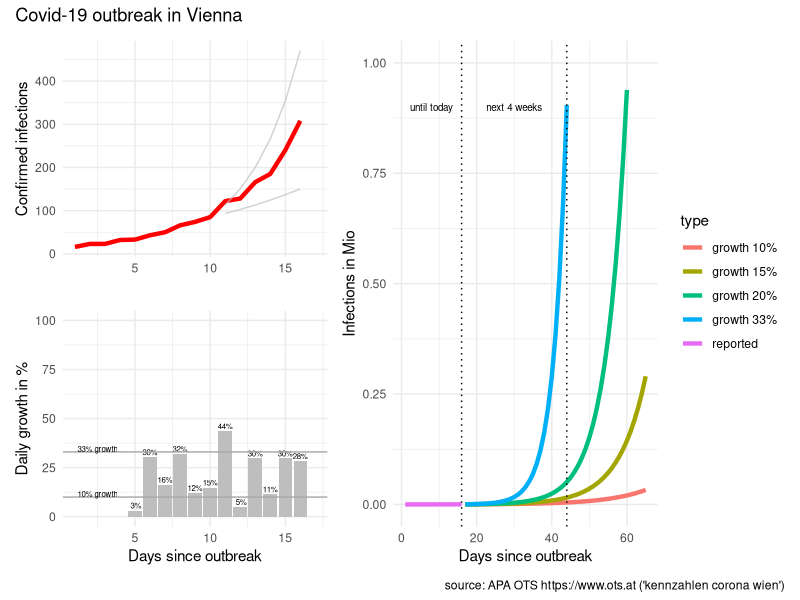
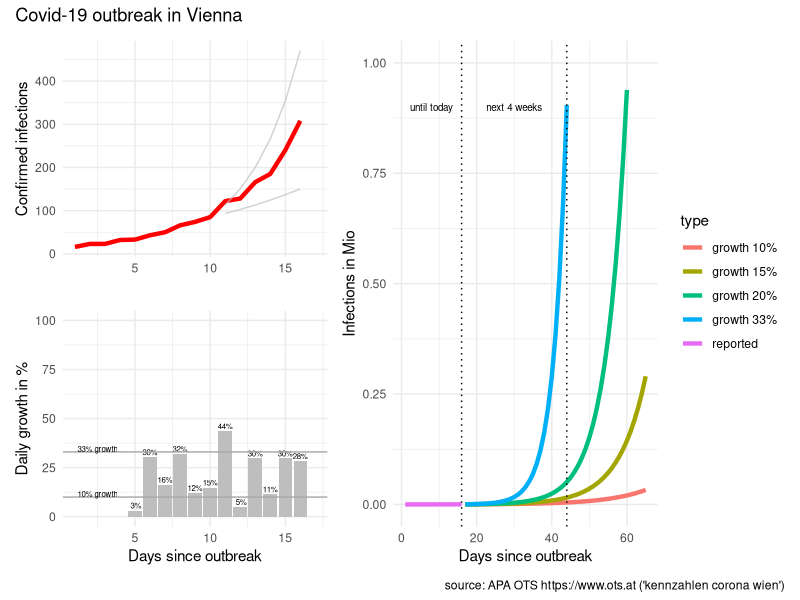

Write R code to recreate these figures, in order.
# packages
library(tidyverse)
library(scales)
library(patchwork)

# reported infections
# source: APA OTS (https://www.ots.at)
# keywords: "kennzahlen corona wien"
infected <- c(
   16, #"2020-03-05"
   23, #"2020-03-06"
   23, #"2020-03-07"
   32, #"2020-03-08"
   33, #"2020-03-09"
   43, #"2020-03-10"
   50, #"2020-03-11"
   66, #"2020-03-12"
   74, #"2020-03-13"
   85, #"2020-03-14"
  122, #"2020-03-15"
  128, #"2020-03-16"
  166, #"2020-03-17"
  185, #"2020-03-18"
  240, #"2020-03-19"
  308  #"2020-03-20"
)

# prepare data
data <- tibble(infected = infected)

data <- data %>% 
  mutate(type = "reported",
         day = row_number()) %>% 
  arrange(day) %>% 
  mutate(new_abs = infected - lag(infected),
         new_pct = new_abs / lag(infected) * 100)

# predict
predict_corona <- function(data, infection_rate, days)  {
  
  future <- seq(from = max(data$day) + 1, to = max(data$day)+days-1)
  infected_all <- NULL
  infected_act <- max(data$infected)
  infected_predict <- NULL
  for (i in seq_along(future))  {
    infected_act <- infected_act * infection_rate
    infected_all <- c(infected_all, infected_act)
  }
  
  data2 <- tibble(type = paste0("growth ", (infection_rate-1)*100,"%"),
                  day = future, 
                  infected = infected_all)
  data2
  
} # predict_corona

# predict for different growth
predict_days <- 50 #57

data_50 <- data %>% 
  predict_corona(infection_rate = 1.50, days = predict_days)

data_40 <- data %>% 
  predict_corona(infection_rate = 1.40, days = predict_days)

data_33 <- data %>% 
  predict_corona(infection_rate = 1.33, days = predict_days)

data_20 <- data %>% 
  predict_corona(infection_rate = 1.20, days = predict_days)

data_15 <- data %>% 
  predict_corona(infection_rate = 1.15, days = predict_days)

data_10 <- data %>% 
  predict_corona(infection_rate = 1.10, days = predict_days)

# combine dataset
data_plot <- data %>% 
  bind_rows(data_33, data_20, data_15, data_10)


# visualise data
# infected
last_day <- length(data$infected)
p0 <- data_plot %>% 
  mutate(infected_M = infected / 1000000) %>%
  ggplot(aes(day, infected_M, color = type)) + 
  geom_line(size = 1.5) +
  geom_vline(xintercept = c(last_day, last_day + 28), 
             linetype = "dotted") +
  ylim(0,1) +
  xlab("Days since outbreak") +
  ylab("Infections in Mio") + 
  #ggtitle("Covid-19 outbreak in Vienna") +
  theme_minimal()+
  annotate("text", last_day/2, 0.9, 
           label = "until today", size = 2.5) +
  annotate("text", last_day+14, 0.9, 
           label = "next 4 weeks", size = 2.5)

#############################################

# data for reference line 33% growth (Austria)
data_line_start <- tibble(
  day = 10,
  infected = 85
)

# predict 10%/33% growth (days since 50 cases)
data_line10 <- predict_corona(
  data_line_start,
  infection_rate = 1.10,
  days = 7)

data_line33 <- predict_corona(
  data_line_start,
  infection_rate = 1.33,
  days = 7)

# infected
p1 <- data %>% 
  mutate(infected_M = infected / 1000000) %>% 
  ggplot(aes(day, infected)) + 
  geom_line(size = 1.5, color = "red") +
  geom_line(data = data_line10, 
            aes(day,infected), color = "grey", alpha = 0.7) +
  geom_line(data = data_line33, 
            aes(day,infected), color = "grey", alpha = 0.7) +
  xlim(c(1,length(infected)+1)) +
  ylim(0,max(infected)) +
  scale_y_continuous(labels=function(x) format(x, big.mark = " ", scientific = FALSE)) +
  #  xlab("Days since outbreak") +
  xlab("") +
  ylab("Confirmed infections") + 
#  ggtitle("Covid-19 outbreak in Vienna") +
  theme_minimal()
  
# daily growth infected
p2 <- data %>% 
  filter(day >= 5) %>% 
  ggplot(aes(day, new_pct)) +
  geom_col(fill = "grey") +
  geom_text(aes(day, new_pct, 
                label = paste0(format(new_pct, digits=1),"%")),
            size = 2, vjust = "bottom", nudge_y = 1) +
  geom_hline(yintercept = 10, color = "darkgrey") +
  geom_hline(yintercept = 33, color = "darkgrey") +
  xlim(c(1,length(infected)+1)) +
  ylim(c(0,100)) +
  xlab("Days since outbreak") +
  ylab("Daily growth in %") + 
#  ggtitle("Covid-19 outbreak in Vienna") +
  theme_minimal() +
  annotate("text", 2.5, 10, 
           label = "10% growth",
           size = 2,vjust = "bottom")  +
  annotate("text", 2.5, 33, 
           label = "33% growth",
           size = 2,vjust = "bottom") 
  

# combine plots
p <- ((p1 / p2) | p0) + plot_annotation('Covid-19 outbreak in Vienna',
                            caption = "source: APA OTS https://www.ots.at ('kennzahlen corona wien')")
# plot
p

# save plot
p %>% ggsave(filename = "covid-19-vienna.png", 
             device = "png",
             width = 7, height = 4)
